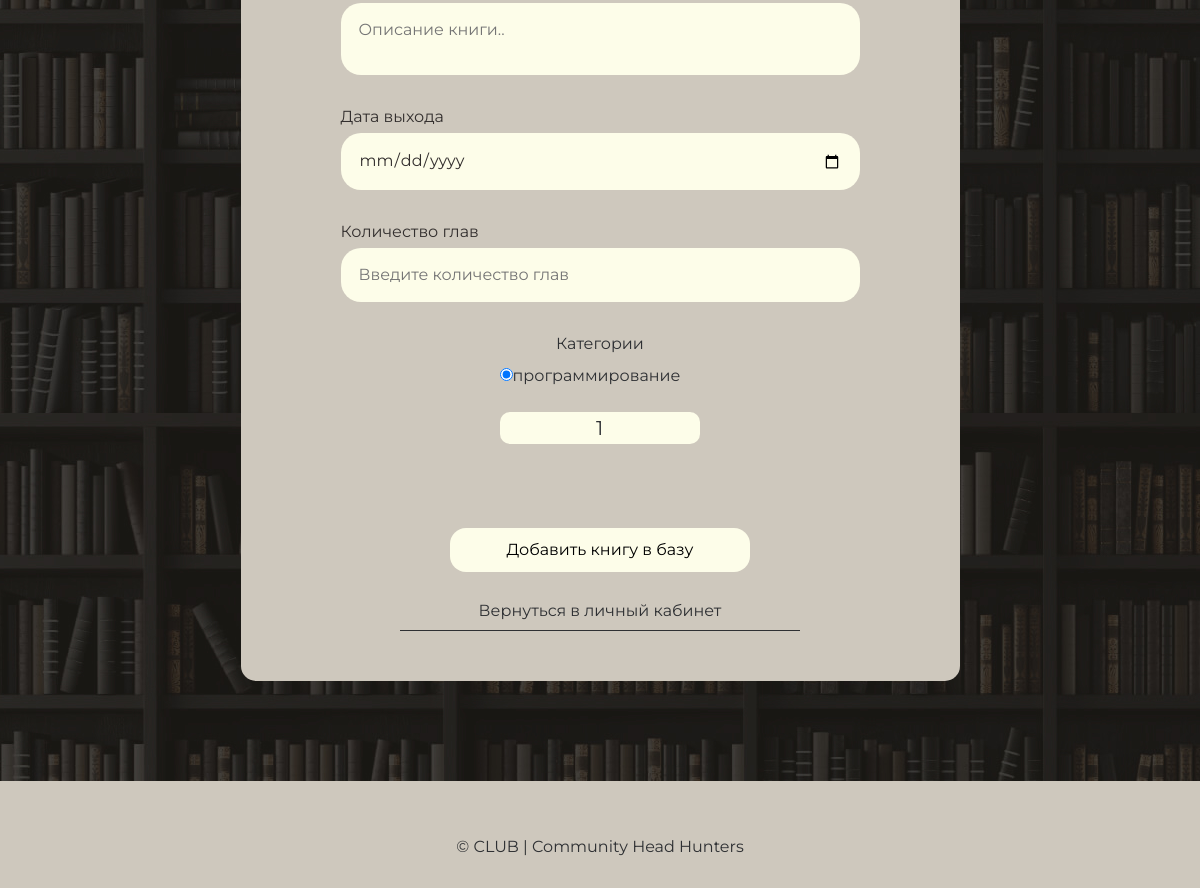
The page /user/choppa/add-new-book (signed in, lower part) on the database as committed earlier.
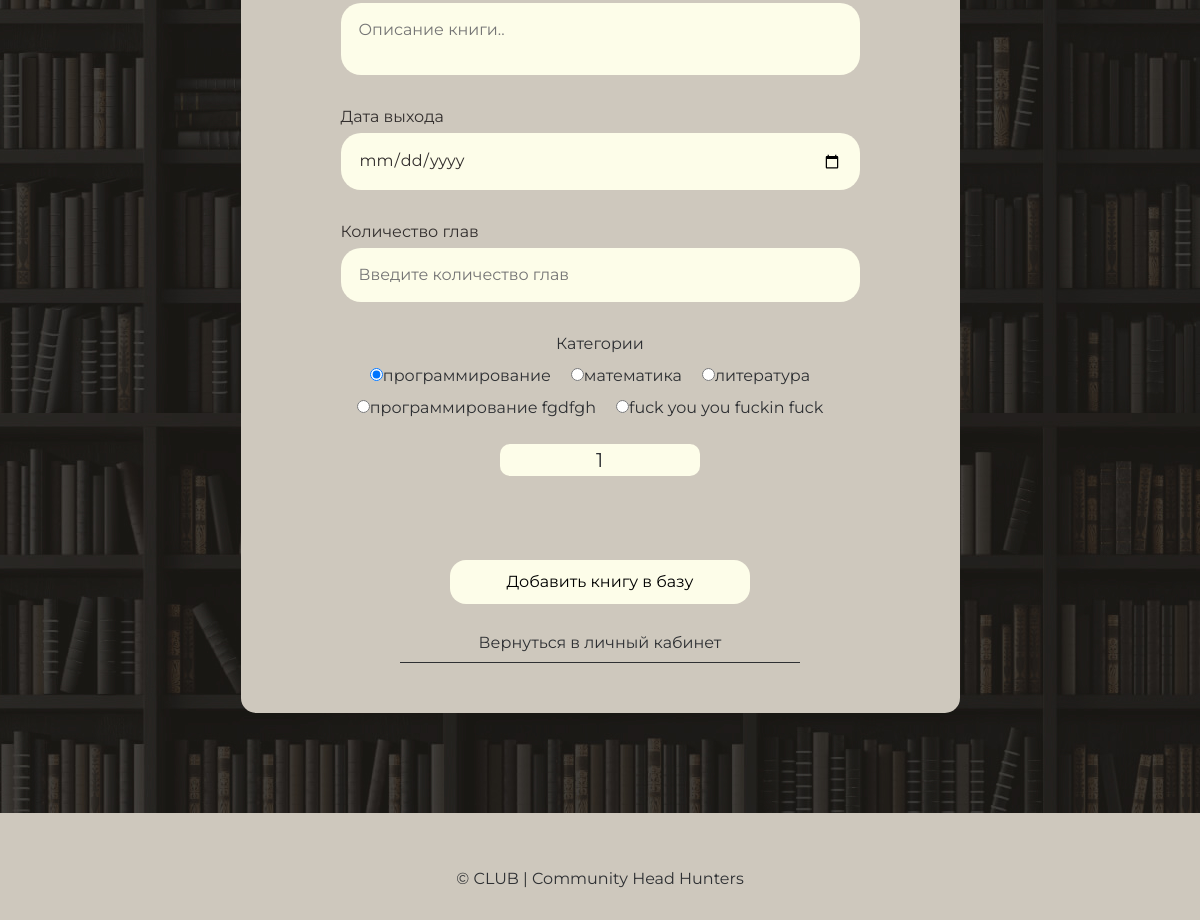
The same page on the database as committed later.
### app/models.py (models this page shows)
class Category(database.Model, SerializerMixin):
    __tablename__ = "categories"
    id = database.Column(database.Integer, primary_key=True)
    name = database.Column(database.String(256), unique=True, index=True)
    books = database.relationship('Book', backref='category', lazy='dynamic', cascade="all, delete, delete-orphan")
    topics = database.relationship('DiscussionTopic', backref='category', lazy='dynamic', cascade="all, delete, delete-orphan")

### app/personal/views.py (the view, shortened to what this page needs)
@personal.route('/<username>/add-new-book', methods=['GET', 'POST'])
@login_required
@check_actual_password
def add_new_book(username):
    if current_user.username != username:
        return render_template('403.html')
    pagination = Category.query.paginate(
        1, per_page=CATEGORIES_COUNT, error_out=False)
    categories = pagination.items
    form = AddNewBookForm()
    return render_template('personal/add_book.html', form=form, categories=categories, pagination=pagination, range=range, len=len)

### app/auth/views.py (called while the page is built)
@auth.before_app_request
def before_request():
    if current_user.is_authenticated \
            and not current_user.confirmed \
            and request.endpoint \
            and request.blueprint != 'auth' \
            and request.endpoint != 'static':
        return redirect(url_for('auth.unconfirmed'))

### app/main/views.py (called while the page is built)
@main.app_context_processor
def inject_roles():
    return dict(Role=Role)

@main.app_context_processor
def inject_months_dict():
    return dict(months_dict=months_dict)

### app/models.py (called while the page is built)
@login_manager.user_loader
def load_user(user_id):
    return User.query.get(user_id)

### app/personal/views.py (called while the page is built)
@personal.app_context_processor
def inject_roles():
    return dict(Role=Role)

### app/templates/personal/add_book.html (shortened to what this page needs)
<!DOCTYPE html>
<html lang="ru">
<head>
  <link rel="stylesheet" href="{{ url_for('static', filename='styles/css/normalize.css')}}"/>
  <link rel="stylesheet" href="{{ url_for('static', filename='styles/css/style.css')}}"/>
</head>
<body>
  <main>
    <section class="form">
      <div class="form__container container">
        {% if len(categories) > 0 %}
          <form class="form__wrap" enctype="multipart/form-data" method="post">
            <label class="form__label">
              {% if form.description.errors %}
              {{form.description(class="form__input", placeholder="Описание книги..")}}
              <span>
                {% for msg in form.description.errors %}
                {{ msg }}
                {% endfor %}
              </span>
              {% else %}
              {{form.description(class="form__input", placeholder="Описание книги..")}}
              {% endif %}
            </label>
            <label class="form__label">
              <span class="form__span">Дата выхода</span>
              {% if form.release_date.errors %}
              {{form.release_date(class="form__input")}}
              <span>
                {% for msg in form.release_date.errors %}
                {{ msg }}
                {% endfor %}
              </span>
              {% else %}
              {{form.release_date(class="form__input")}}
              {% endif %}
            </label>
            <label class="form__label">
              <span class="form__span">Количество глав</span>
              {% if form.chapters_count.errors %}
              {{form.chapters_count(class="form__input", placeholder="Введите количество глав")}}
              <span>
                {% for msg in form.chapters_count.errors %}
                {{ msg }}
                {% endfor %}
              </span>
              {% else %}
              {{form.chapters_count(class="form__input", placeholder="Введите количество глав")}}
              {% endif %}
            </label>
            <label class="form__label">
              <span class="form__span-genre">Категории</span>
              <div class="form__genre-wrap" id="cat_container">
                {% for index in range(len(categories)) %}
                  {% if index == 0 %}
                    <a class="form__genre" id="{{categories[index].id}}categories"><input type="radio" name="category" class="form__checkbox" value="{{ categories[index].name }}" checked>{{ categories[index].name }}</a>
                  {% else %}
                    <a class="form__genre" id="{{categories[index].id}}categories"><input type="radio" name="category" class="form__checkbox" value="{{ categories[index].name }}">{{ categories[index].name }}</a>
                  {% endif %}
                {% endfor %}
              </div>
              <div class="list__pagination pagination">
                <ul class="pagination__list list-reset" id="pagination">
                  {% for p in pagination.iter_pages() %}
                    <li class="pagination__item active">
                      <a data-url="/user/{{current_user.username}}/get_categories_page_for_book_adding/{{p}}">{{ p }}</a>
                    </li>
                  {% endfor %}
                </ul>
              </div>
            </label>
            {{form.submit(class="form__btn btn")}}
            <a class="form__exit-btn" href="{{url_for('personal.person', username=current_user.username)}}">Вернуться в личный кабинет</a>
          </form>
        {% else %}
          <span class="form__span">Чтобы добавить книгу нужна хотя бы одна категория, обратитесь к администратору.</span>
        {% endif %}
      </div>
    </section>
  </main>
  <footer class="footer">
    <div class="footer__container container">
      <a href="#" class="footer__wrap">© CLUB | Community Head Hunters</a>
    </div>
  </footer>
</body>
</html>

Rows that differ between the two databases and show on the page:
added Category: name "математика"
added Category: name "литература"
added Category: name "программирование fgdfgh"
added Category: name "fuck you you fuckin fuck"
Other text that changed with them:
form field category: "☑ Категории программирование 1" → "☑ Категории программирование мат"
